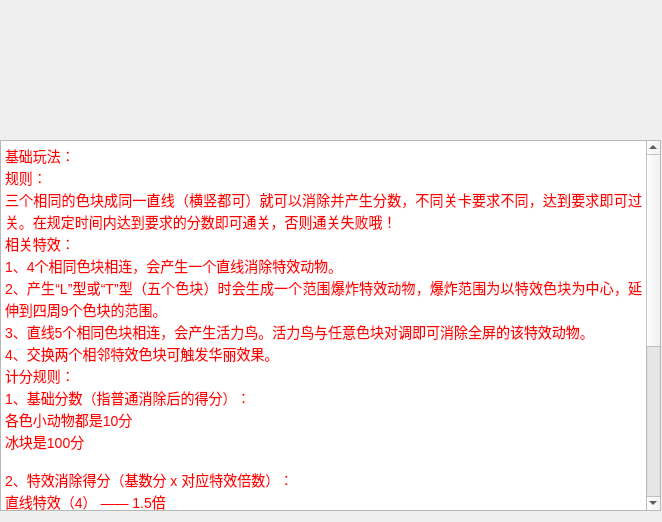
<?xml version="1.0" encoding="UTF-8"?>
<ui version="4.0">
 <class>RuleDialog</class>
 <widget class="QDialog" name="RuleDialog">
  <property name="geometry">
   <rect>
    <x>0</x>
    <y>0</y>
    <width>662</width>
    <height>522</height>
   </rect>
  </property>
  <property name="windowTitle">
   <string>Dialog</string>
  </property>
  <widget class="QTextEdit" name="textEdit">
   <property name="geometry">
    <rect>
     <x>0</x>
     <y>140</y>
     <width>661</width>
     <height>371</height>
    </rect>
   </property>
   <property name="html">
    <string>&lt;!DOCTYPE HTML PUBLIC &quot;-//W3C//DTD HTML 4.0//EN&quot; &quot;http://www.w3.org/TR/REC-html40/strict.dtd&quot;&gt;
&lt;html&gt;&lt;head&gt;&lt;meta name=&quot;qrichtext&quot; content=&quot;1&quot; /&gt;&lt;style type=&quot;text/css&quot;&gt;
p, li { white-space: pre-wrap; }
&lt;/style&gt;&lt;/head&gt;&lt;body style=&quot; font-family:'SimSun'; font-size:10.8pt; font-weight:400; font-style:normal;&quot;&gt;
&lt;p align=&quot;justify&quot; style=&quot; margin-top:0px; margin-bottom:0px; margin-left:0px; margin-right:0px; -qt-block-indent:0; text-indent:0px;&quot;&gt;&lt;span style=&quot; color:#ff0000;&quot;&gt;基础玩法：&lt;/span&gt;&lt;/p&gt;
&lt;p align=&quot;justify&quot; style=&quot; margin-top:0px; margin-bottom:0px; margin-left:0px; margin-right:0px; -qt-block-indent:0; text-indent:0px;&quot;&gt;&lt;span style=&quot; color:#ff0000;&quot;&gt;规则：&lt;/span&gt;&lt;/p&gt;
&lt;p align=&quot;justify&quot; style=&quot; margin-top:0px; margin-bottom:0px; margin-left:0px; margin-right:0px; -qt-block-indent:0; text-indent:0px;&quot;&gt;&lt;span style=&quot; color:#ff0000;&quot;&gt;三个相同的色块成同一直线（横竖都可）就可以消除并产生分数，不同关卡要求不同，达到要求即可过关。在规定时间内达到要求的分数即可通关，否则通关失败哦！&lt;/span&gt;&lt;/p&gt;
&lt;p align=&quot;justify&quot; style=&quot; margin-top:0px; margin-bottom:0px; margin-left:0px; margin-right:0px; -qt-block-indent:0; text-indent:0px;&quot;&gt;&lt;span style=&quot; color:#ff0000;&quot;&gt;相关特效：&lt;/span&gt;&lt;/p&gt;
&lt;p align=&quot;justify&quot; style=&quot; margin-top:0px; margin-bottom:0px; margin-left:0px; margin-right:0px; -qt-block-indent:0; text-indent:0px;&quot;&gt;&lt;span style=&quot; color:#ff0000;&quot;&gt;1、4个相同色块相连，会产生一个直线消除特效动物。&lt;/span&gt;&lt;/p&gt;
&lt;p align=&quot;justify&quot; style=&quot; margin-top:0px; margin-bottom:0px; margin-left:0px; margin-right:0px; -qt-block-indent:0; text-indent:0px;&quot;&gt;&lt;span style=&quot; color:#ff0000;&quot;&gt;2、产生“L”型或“T”型（五个色块）时会生成一个范围爆炸特效动物，爆炸范围为以特效色块为中心，延伸到四周9个色块的范围。&lt;/span&gt;&lt;/p&gt;
&lt;p align=&quot;justify&quot; style=&quot; margin-top:0px; margin-bottom:0px; margin-left:0px; margin-right:0px; -qt-block-indent:0; text-indent:0px;&quot;&gt;&lt;span style=&quot; color:#ff0000;&quot;&gt;3、直线5个相同色块相连，会产生活力鸟。活力鸟与任意色块对调即可消除全屏的该特效动物。&lt;/span&gt;&lt;/p&gt;
&lt;p align=&quot;justify&quot; style=&quot; margin-top:0px; margin-bottom:0px; margin-left:0px; margin-right:0px; -qt-block-indent:0; text-indent:0px;&quot;&gt;&lt;span style=&quot; color:#ff0000;&quot;&gt;4、交换两个相邻特效色块可触发华丽效果。&lt;/span&gt;&lt;/p&gt;
&lt;p align=&quot;justify&quot; style=&quot; margin-top:0px; margin-bottom:0px; margin-left:0px; margin-right:0px; -qt-block-indent:0; text-indent:0px;&quot;&gt;&lt;span style=&quot; color:#ff0000;&quot;&gt;计分规则：&lt;/span&gt;&lt;/p&gt;
&lt;p align=&quot;justify&quot; style=&quot; margin-top:0px; margin-bottom:0px; margin-left:0px; margin-right:0px; -qt-block-indent:0; text-indent:0px;&quot;&gt;&lt;span style=&quot; color:#ff0000;&quot;&gt;1、基础分数（指普通消除后的得分）：&lt;/span&gt;&lt;/p&gt;
&lt;p align=&quot;justify&quot; style=&quot; margin-top:0px; margin-bottom:0px; margin-left:0px; margin-right:0px; -qt-block-indent:0; text-indent:0px;&quot;&gt;&lt;span style=&quot; color:#ff0000;&quot;&gt;各色小动物都是10分&lt;/span&gt;&lt;/p&gt;
&lt;p align=&quot;justify&quot; style=&quot; margin-top:0px; margin-bottom:0px; margin-left:0px; margin-right:0px; -qt-block-indent:0; text-indent:0px;&quot;&gt;&lt;span style=&quot; color:#ff0000;&quot;&gt;冰块是100分&lt;/span&gt;&lt;/p&gt;
&lt;p align=&quot;justify&quot; style=&quot;-qt-paragraph-type:empty; margin-top:0px; margin-bottom:0px; margin-left:0px; margin-right:0px; -qt-block-indent:0; text-indent:0px; color:#ff0000;&quot;&gt;&lt;br /&gt;&lt;/p&gt;
&lt;p align=&quot;justify&quot; style=&quot; margin-top:0px; margin-bottom:0px; margin-left:0px; margin-right:0px; -qt-block-indent:0; text-indent:0px;&quot;&gt;&lt;span style=&quot; color:#ff0000;&quot;&gt;2、特效消除得分（基数分 x 对应特效倍数）：&lt;/span&gt;&lt;/p&gt;
&lt;p align=&quot;justify&quot; style=&quot; margin-top:0px; margin-bottom:0px; margin-left:0px; margin-right:0px; -qt-block-indent:0; text-indent:0px;&quot;&gt;&lt;span style=&quot; color:#ff0000;&quot;&gt;直线特效（4） —— 1.5倍&lt;/span&gt;&lt;/p&gt;
&lt;p align=&quot;justify&quot; style=&quot; margin-top:0px; margin-bottom:0px; margin-left:0px; margin-right:0px; -qt-block-indent:0; text-indent:0px;&quot;&gt;&lt;span style=&quot; color:#ff0000;&quot;&gt;爆炸特效（L/T） —— 2.0倍&lt;/span&gt;&lt;/p&gt;
&lt;p align=&quot;justify&quot; style=&quot; margin-top:0px; margin-bottom:0px; margin-left:0px; margin-right:0px; -qt-block-indent:0; text-indent:0px;&quot;&gt;&lt;span style=&quot; color:#ff0000;&quot;&gt;活力鸟（5） —— 2.5倍&lt;/span&gt;&lt;/p&gt;
&lt;p align=&quot;justify&quot; style=&quot; margin-top:0px; margin-bottom:0px; margin-left:0px; margin-right:0px; -qt-block-indent:0; text-indent:0px;&quot;&gt;&lt;span style=&quot; color:#ff0000;&quot;&gt;直线+直线（4+4） —— 3.0倍&lt;/span&gt;&lt;/p&gt;
&lt;p align=&quot;justify&quot; style=&quot; margin-top:0px; margin-bottom:0px; margin-left:0px; margin-right:0px; -qt-block-indent:0; text-indent:0px;&quot;&gt;&lt;span style=&quot; color:#ff0000;&quot;&gt;直线+爆炸（4+L/T） —— 3.5倍&lt;/span&gt;&lt;/p&gt;
&lt;p align=&quot;justify&quot; style=&quot; margin-top:0px; margin-bottom:0px; margin-left:0px; margin-right:0px; -qt-block-indent:0; text-indent:0px;&quot;&gt;&lt;span style=&quot; color:#ff0000;&quot;&gt;炸弹+炸弹（L/T+L/T） —— 4.0倍&lt;/span&gt;&lt;/p&gt;
&lt;p align=&quot;justify&quot; style=&quot; margin-top:0px; margin-bottom:0px; margin-left:0px; margin-right:0px; -qt-block-indent:0; text-indent:0px;&quot;&gt;&lt;span style=&quot; color:#ff0000;&quot;&gt;活力鸟+活力鸟（5+5） —— 5.0倍&lt;/span&gt;&lt;/p&gt;
&lt;p align=&quot;justify&quot; style=&quot;-qt-paragraph-type:empty; margin-top:0px; margin-bottom:0px; margin-left:0px; margin-right:0px; -qt-block-indent:0; text-indent:0px; color:#ff0000;&quot;&gt;&lt;br /&gt;&lt;/p&gt;
&lt;p align=&quot;justify&quot; style=&quot; margin-top:0px; margin-bottom:0px; margin-left:0px; margin-right:0px; -qt-block-indent:0; text-indent:0px;&quot;&gt;&lt;span style=&quot; color:#ff0000;&quot;&gt;高分技巧：&lt;/span&gt;&lt;/p&gt;
&lt;p align=&quot;justify&quot; style=&quot; margin-top:0px; margin-bottom:0px; margin-left:0px; margin-right:0px; -qt-block-indent:0; text-indent:0px;&quot;&gt;&lt;span style=&quot; color:#ff0000;&quot;&gt;看完以上的玩法和计分规则，想必大家都知道，想要拿高分，便要尽可能遵循以下条件：&lt;/span&gt;&lt;/p&gt;
&lt;p align=&quot;justify&quot; style=&quot; margin-top:0px; margin-bottom:0px; margin-left:0px; margin-right:0px; -qt-block-indent:0; text-indent:0px;&quot;&gt;&lt;span style=&quot; color:#ff0000;&quot;&gt;1，尽可能多的产生特效动物&lt;/span&gt;&lt;/p&gt;
&lt;p align=&quot;justify&quot; style=&quot; margin-top:0px; margin-bottom:0px; margin-left:0px; margin-right:0px; -qt-block-indent:0; text-indent:0px;&quot;&gt;&lt;span style=&quot; color:#ff0000;&quot;&gt;2、一步之内消除尽可能多的特效动物；&lt;/span&gt;&lt;/p&gt;
&lt;p align=&quot;justify&quot; style=&quot; margin-top:0px; margin-bottom:0px; margin-left:0px; margin-right:0px; -qt-block-indent:0; text-indent:0px;&quot;&gt;&lt;span style=&quot; color:#ff0000;&quot;&gt;3、尽可能多地利用特效，尽可能消除更高分的动物；&lt;/span&gt;&lt;/p&gt;
&lt;p align=&quot;justify&quot; style=&quot; margin-top:0px; margin-bottom:0px; margin-left:0px; margin-right:0px; -qt-block-indent:0; text-indent:0px;&quot;&gt;&lt;span style=&quot; color:#ff0000;&quot;&gt;4、更多利用高分场景来消除。&lt;/span&gt;&lt;/p&gt;&lt;/body&gt;&lt;/html&gt;</string>
   </property>
  </widget>
 </widget>
 <resources/>
 <connections/>
</ui>
